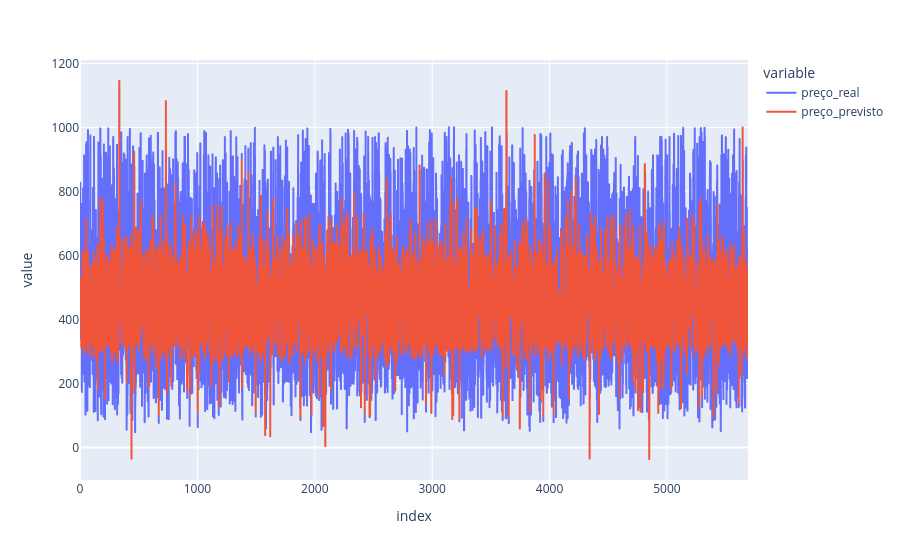

The code cell stored with this chart in its notebook:
### Code cell
df_lasso = pd.DataFrame({
    'id_imovel': X_test['id'],       # Busca o ID original que ficou de fora do treino
    'preço_real': y_test,             # A nota real (Target)
    'preço_previsto': y_pred_lasso      # A nota que a árvore calculou
})
df_lasso.reset_index(drop=True, inplace=True)
df_lasso['erro'] = (df_lasso['preço_real'] - df_lasso['preço_previsto']).abs() / df_lasso['preço_real'] 


fig = px.line(df_lasso, y=['preço_real', 'preço_previsto'])
fig.show()
print(df_lasso[df_lasso['erro'] >=0.1].head())

### Figure 1 — Plotly figure (JSON) as saved in the notebook; plotly's stock layout.template omitted (floating-point values rounded to 4 significant figures; data arrays with more than 128 entries replaced by an {"elided": "..."} marker saying what was removed)
{"data": [{"hovertemplate": "variable=preço_real<br>index=%{x}<br>value=%{y}<extra></extra>", "legendgroup": "preço_real", "line": {"color": "#636efa", "dash": "solid"}, "marker": {"symbol": "circle"}, "mode": "lines", "name": "preço_real", "showlegend": true, "type": "scattergl", "x": {"elided": "5692 int values"}, "xaxis": "x", "y": {"elided": "5692 float values"}, "yaxis": "y"}, {"hovertemplate": "variable=preço_previsto<br>index=%{x}<br>value=%{y}<extra></extra>", "legendgroup": "preço_previsto", "line": {"color": "#EF553B", "dash": "solid"}, "marker": {"symbol": "circle"}, "mode": "lines", "name": "preço_previsto", "showlegend": true, "type": "scattergl", "x": {"elided": "5692 int values"}, "xaxis": "x", "y": {"elided": "5692 float values"}, "yaxis": "y"}], "layout": {"legend": {"title": {"text": "variable"}, "tracegroupgap": 0}, "margin": {"t": 60}, "xaxis": {"anchor": "y", "domain": [0, 1], "title": {"text": "index"}}, "yaxis": {"anchor": "x", "domain": [0, 1], "title": {"text": "value"}}}}
